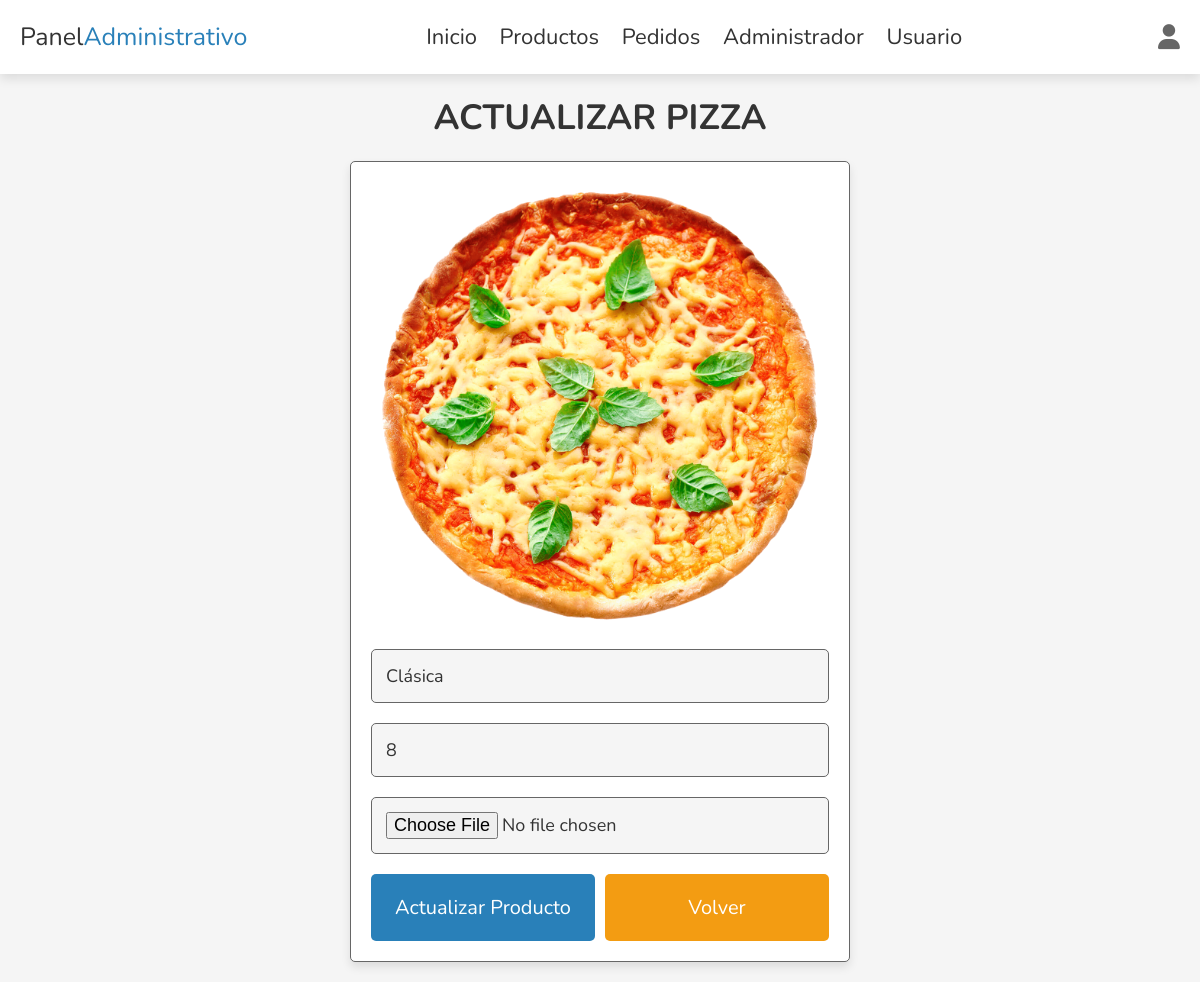
/Backend-Breaktime/admin_product_update.php?update=5 (signed in), run on the app's committed database.
### tables this page shows
CREATE TABLE `products` (
  `id` int(100) NOT NULL,
  `name` varchar(100) NOT NULL,
  `price` int(10) NOT NULL,
  `image` varchar(100) NOT NULL
);

### Backend-Breaktime/admin_product_update.php (the view, shortened to what this page needs)
<?php
include 'config.php';
?>
<!DOCTYPE html>
<html lang="es">
<head>
    <link rel="stylesheet" href="https://cdnjs.cloudflare.com/ajax/libs/font-awesome/6.1.1/css/all.min.css">
    <link rel="stylesheet" href="css/admin_style.css">
</head>
<body>
    <?php include 'admin_header.php' ?>
    <section class="update-product">
        <h1 class="heading">Actualizar Pizza</h1>
        <?php
        $update_id = $_GET['update'];
        $select_products = $conn->prepare("SELECT * FROM `products` WHERE id = ?");
        $select_products->execute([$update_id]);
        if($select_products->rowCount() > 0){
            while($fetch_products = $select_products->fetch(PDO::FETCH_ASSOC)){
    ?>
        <form action="" enctype="multipart/form-data" method="post">
            <img src="Img/img_subidas/<?= $fetch_products['image']; ?>" alt="">
            <input type="text" class="box" required maxlength="100" placeholder="Nombre de Pizza" name="name"
                value="<?= $fetch_products['name']; ?>">
            <input type="number" min="0" class="box" required max="9999999999" placeholder="Precio"
                onkeypress="if(this.value.length == 10) return false;" name="price"
                value="<?= $fetch_products['price']; ?>">
            <input type="file" name="image" accept="image/jpg, image/jpeg, image/png" class="box">
            <div class="flex-btn">
                <input type="submit" value="Actualizar Producto" class="btn" name="update_product">
                <a href="admin_products.php" class="option-btn">Volver</a>
            </div>
        </form>
        <?php
            }
        }else{
            echo '<p class="empty">¡No se encontró la Pizza!</p>';
        }
    ?>
    </section>
</body>
</html>

### Backend-Breaktime/css/admin_style.css (style rules this page uses)
:root { --main-color: #2980b9; --red: #e74c3c; --orange: #f39c12; --black: #333; --white: #fff; --light-bg: #f5f5f5; --light-color: #666; --border: .1rem solid var(--light-color); --box-shadow: 0 .5rem 1rem rgba(0, 0, 0, .1); }
* { font-family: 'Nunito', sans-serif; margin: 0; padding: 0; box-sizing: border-box; outline: none; border: none; text-decoration: none; transition: .2s linear; }
html { font-size: 62.5%; overflow-x: hidden; scroll-behavior: smooth; scroll-padding-top: 7rem; }
body { background: var(--light-bg); }
section { padding: 2rem; margin: 0 auto; max-width: 1200px; }
.heading { text-align: center; margin-bottom: 2rem; font-size: 3.5rem; color: var(--black); text-transform: uppercase; }
.delete-btn, .option-btn, .btn { display: block; width: 100%; margin-top: 1rem; border-radius: .5rem; padding: 2rem 2rem; font-size: 2rem; color: var(--white); cursor: pointer; text-transform: capitalize; text-align: center; }
.btn { background-color: var(--main-color); }
.option-btn { background-color: var(--orange); }
.flex-btn { display: flex; gap: 1rem; }
.update-product form { max-width: 50rem; margin: 0 auto; background-color: var(--white); border-radius: .5rem; box-shadow: var(--box-shadow); padding: 2rem; border: var(--border); padding-top: 1.5rem; }
.update-product form .box { width: 100%; padding: 1.4rem; font-size: 1.8rem; color: var(--black); border-radius: .5rem; border: var(--border); background-color: var(--light-bg); margin: 1rem 0; }
.update-product form img { width: 100%; }

### data on the page
products: image (picture), name "Clásica", price "8"
